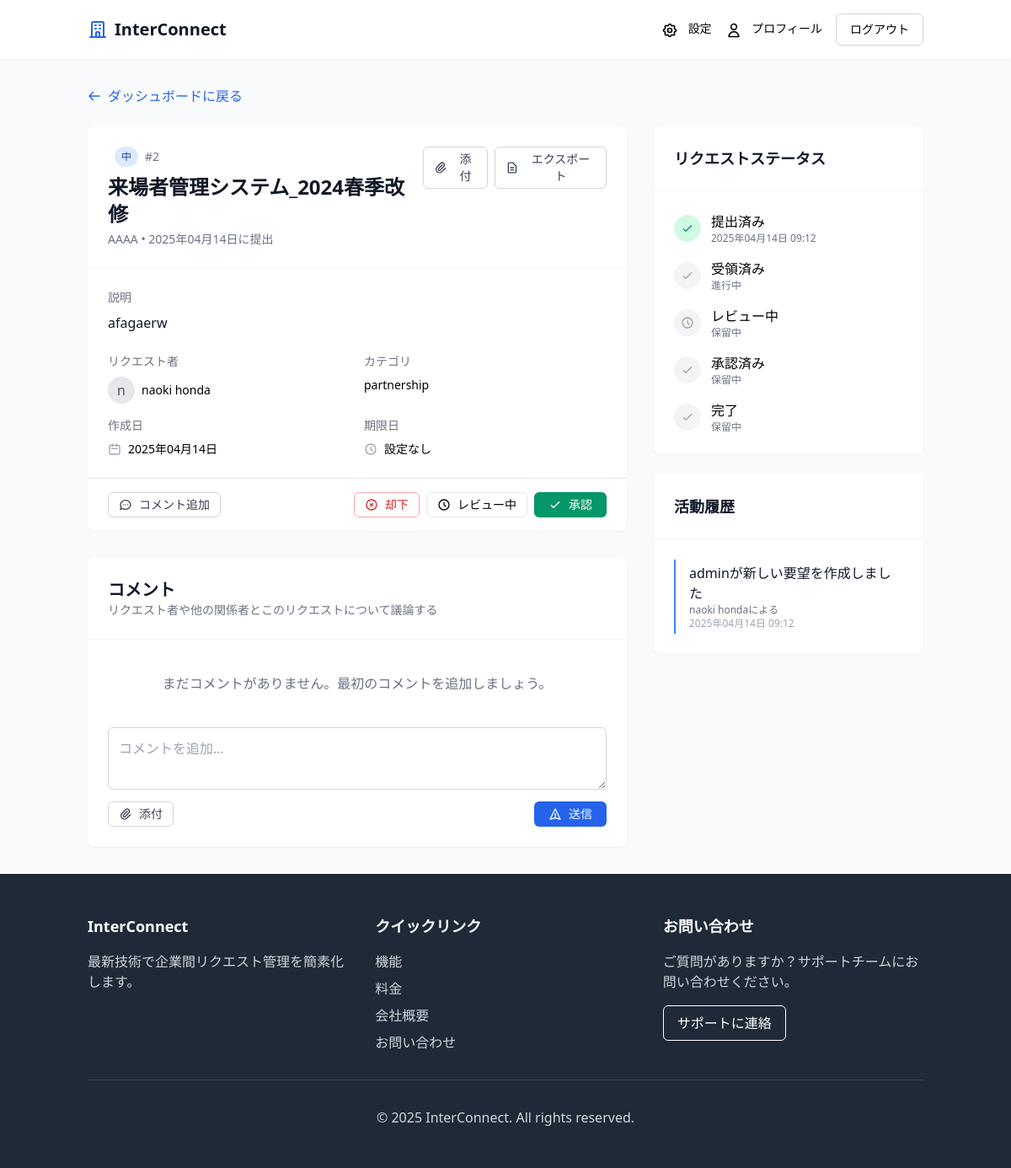
/requests/2/ (signed in), run on an earlier commit of the app's database.
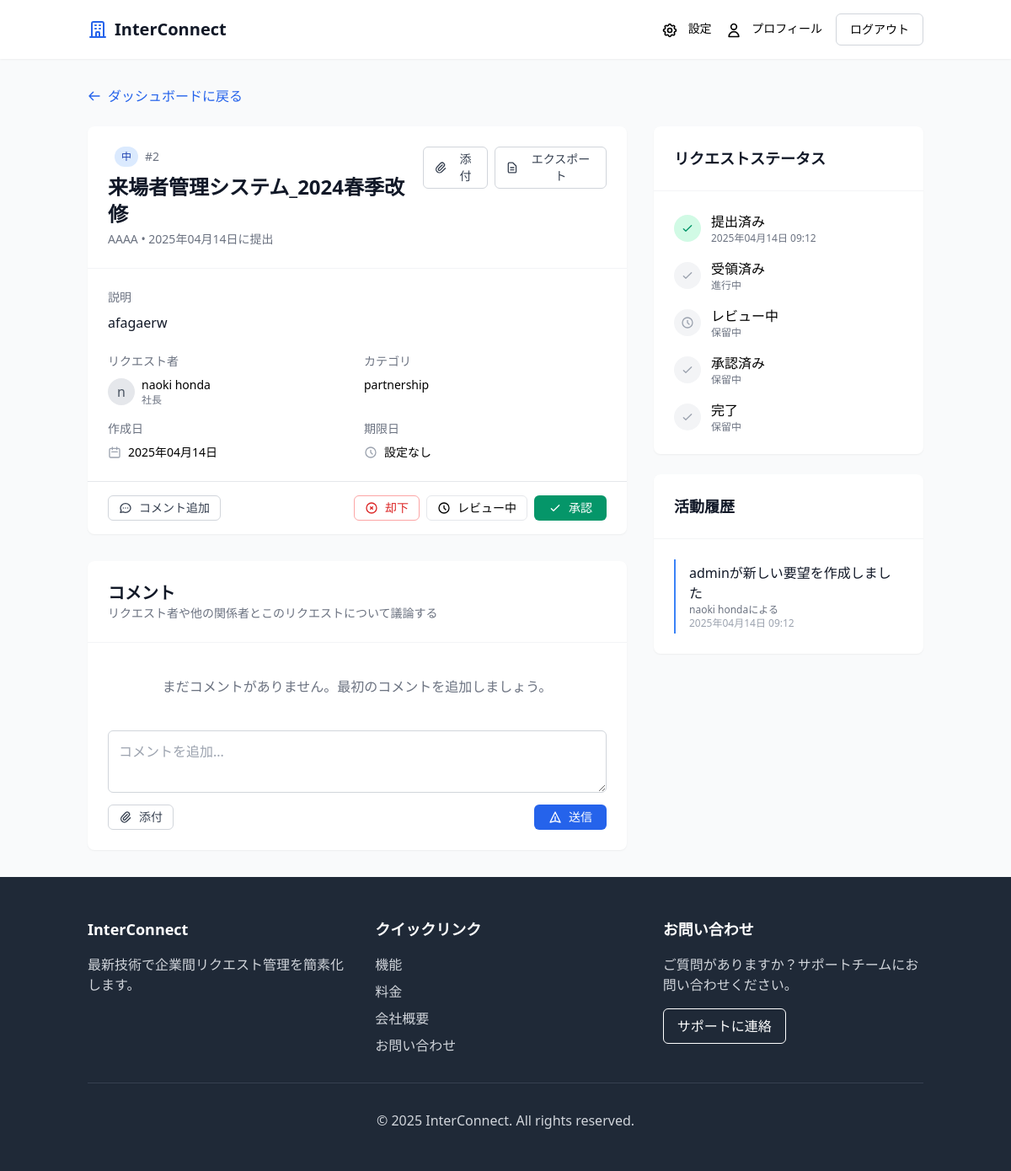
And on a later commit of the database.
### core/models.py (models this page shows, shortened)
class Request(models.Model):
    STATUS_CHOICES = (
        ('pending', '保留中'),
        ('reviewed', 'レビュー中'),
        ('approved', '承認済み'),
        ('completed', '完了'),
        ('rejected', '却下'),
    )
    PRIORITY_CHOICES = (
        ('low', '低'),
        ('medium', '中'),
        ('high', '高'),
    )
    title = models.CharField(max_length=200)
    description = models.TextField()
    sender_company = models.ForeignKey(Company, on_delete=models.CASCADE, related_name='sent_requests')
    receiver_company = models.ForeignKey(Company, on_delete=models.CASCADE, related_name='received_requests')
    requester = models.ForeignKey(User, on_delete=models.CASCADE, related_name='requests')
    category = models.CharField(max_length=100)
    status = models.CharField(max_length=20, choices=STATUS_CHOICES, default='pending')
    priority = models.CharField(max_length=10, choices=PRIORITY_CHOICES, default='medium')
    created_at = models.DateTimeField(auto_now_add=True)
    updated_at = models.DateTimeField(auto_now=True)
    due_date = models.DateField(null=True, blank=True)

class Company(models.Model):
    name = models.CharField(max_length=100)
    industry = models.CharField(max_length=100)
    email = models.EmailField()
    phone = models.CharField(max_length=20, blank=True)
    address = models.TextField(blank=True)
    status = models.CharField(max_length=20, choices=(
        ('active', 'アクティブ'),
        ('inactive', '非アクティブ'),
        ('pending', '保留中'),
    ), default='active')
    created_at = models.DateTimeField(auto_now_add=True)
    updated_at = models.DateTimeField(auto_now=True)

class User(AbstractUser):
    company = models.ForeignKey('Company', on_delete=models.CASCADE, related_name='employees', null=True)
    role = models.CharField(max_length=100, blank=True)

### core/views.py (the view, shortened to what this page needs)
# urls.py: path('requests/<int:pk>/', views.request_detail, name='request_detail'),
@login_required
def request_detail(request, pk):
    req = get_object_or_404(Request, pk=pk)
    user = request.user
    company = user.company
    if req.sender_company != company and req.receiver_company != company:
        messages.error(request, "この要望にアクセスする権限がありません。")
        return redirect('dashboard')
    if request.method == 'POST':
        form = CommentForm(request.POST)
        if form.is_valid():
            comment = form.save(commit=False)
            comment.request = req
            comment.user = user
            comment.save()
            Activity.objects.create(
                request=req,
                user=user,
                action=f"{user.username}がコメントを追加しました"
            )
            messages.success(request, "コメントが追加されました。")
            return redirect('request_detail', pk=pk)
    else:
        form = CommentForm()
    context = {
        'request': req,
        'comments': req.comments.all().order_by('created_at'),
        'activities': req.activities.all().order_by('-created_at'),
        'form': form,
    }
    return render(request, 'requests/detail.html', context)

### core/forms.py
class CommentForm(forms.ModelForm):
    class Meta:
        model = Comment
        fields = ['content']
        widgets = {
            'content': forms.Textarea(attrs={'rows': 3, 'placeholder': 'コメントを入力してください'}),
        }

### core/templates/requests/detail.html (shortened to what the changed rows need)
{% extends 'base.html' %}
{% block content %}
<div class="flex flex-col md:flex-row gap-8">
    <div class="md:w-2/3">
        <div class="bg-white rounded-lg shadow-sm mb-8">
            <div class="p-6 border-b border-gray-100">
                <div class="flex justify-between items-start">
                    <div>
                        <div class="flex items-center space-x-2 mb-2">
                            {% if request.priority == 'high' %}
                            <span class="px-2 py-1 rounded-full text-xs font-medium bg-red-100 text-red-800">高</span>
                            {% elif request.priority == 'medium' %}
                            <span class="px-2 py-1 rounded-full text-xs font-medium bg-blue-100 text-blue-800">中</span>
                            {% else %}
                            <span class="px-2 py-1 rounded-full text-xs font-medium bg-gray-100 text-gray-800">低</span>
                            {% endif %}
                            <span class="text-sm text-gray-500">#{{ request.id }}</span>
                        </div>
                        <h2 class="text-2xl font-bold text-gray-900">{{ request.title }}</h2>
                        <p class="text-sm text-gray-500 mt-1">
                            <span class="font-medium">{{ request.sender_company.name }}</span> •
                            {{ request.created_at|date:"Y年m月d日" }}に提出
                        </p>
                    </div>
                </div>
            </div>
            <div class="p-6 space-y-6">
                <div>
                    <h3 class="text-sm font-medium text-gray-500 mb-2">説明</h3>
                    <p class="text-gray-900">{{ request.description }}</p>
                </div>
                <div class="grid grid-cols-2 gap-4">
                    <div>
                        <div class="flex items-center">
                            <div class="w-8 h-8 rounded-full bg-gray-200 flex items-center justify-center text-gray-600 font-medium mr-2">
                                {{ request.requester.first_name.0|default:request.requester.username.0 }}
                            </div>
                            <div>
                                <p class="text-sm font-medium">{{ request.requester.get_full_name|default:request.requester.username }}</p>
                                <p class="text-xs text-gray-500">{{ request.requester.role }}</p>
                            </div>
                        </div>
                    </div>
                    <div>
                        <h3 class="text-sm font-medium text-gray-500 mb-2">カテゴリ</h3>
                        <p class="text-sm">{{ request.category }}</p>
                    </div>
                    <div>
                        <div class="flex items-center">
                            <svg xmlns="http://www.w3.org/2000/svg" class="h-4 w-4 mr-2 text-gray-400" fill="none" viewBox="0 0 24 24" stroke="currentColor">
                                <path stroke-linecap="round" stroke-linejoin="round" stroke-width="2" d="M8 7V3m8 4V3m-9 8h10M5 21h14a2 2 0 002-2V7a2 2 0 00-2-2H5a2 2 0 00-2 2v12a2 2 0 002 2z" />
                            </svg>
                            <p class="text-sm">{{ request.created_at|date:"Y年m月d日" }}</p>
                        </div>
                    </div>
                    <div>
                        <div class="flex items-center">
                            <svg xmlns="http://www.w3.org/2000/svg" class="h-4 w-4 mr-2 text-gray-400" fill="none" viewBox="0 0 24 24" stroke="currentColor">
                                <path stroke-linecap="round" stroke-linejoin="round" stroke-width="2" d="M12 8v4l3 3m6-3a9 9 0 11-18 0 9 9 0 0118 0z" />
                            </svg>
                            <p class="text-sm">{{ request.due_date|date:"Y年m月d日"|default:"設定なし" }}</p>
                        </div>
                    </div>
                </div>
            </div>
        </div>
    </div>
    <div class="md:w-1/3">
        <div class="bg-white rounded-lg shadow-sm mb-6">
            <div class="p-6">
                <div class="space-y-4">
                    <div class="flex items-center">
                        <div>
                            <p class="font-medium">提出済み</p>
                            <p class="text-xs text-gray-500">{{ request.created_at|date:"Y年m月d日 H:i" }}</p>
                        </div>
                    </div>
                </div>
            </div>
        </div>
    </div>
</div>
{% endblock %}

What changed in the data, as far as the page shows it:
changed through a linked row, Request "来場者管理システム_2024春季改修": requester.role (not shown) → "社長"
